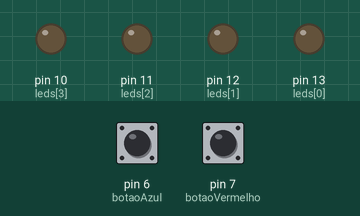
Simulated run of this sketch. Board: Arduino Uno, built with avr-gcc and run on an emulated ATmega328P. Shown: output pins drawn as LEDs (lit = HIGH). Dashed ring = blinking. Inputs (shaded band) come from the test bench; at power-on: pin 7 (botaoVermelho) HIGH, pin 6 (botaoAzul) HIGH.

Above: at 1.2 s.
1.3 s: pin 7 (botaoVermelho) pulled LOW for 0.15 s
At 1.65 s:
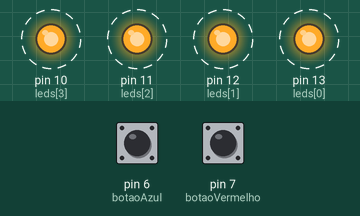
4.3 s: pin 6 (botaoAzul) pulled LOW for 1 s
At 5.4 s:
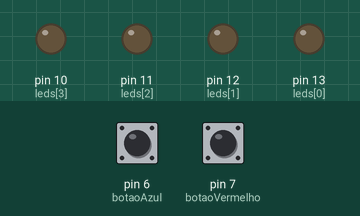
6.8 s: pin 7 (botaoVermelho) pulled LOW for 1 s
At 7.05 s:
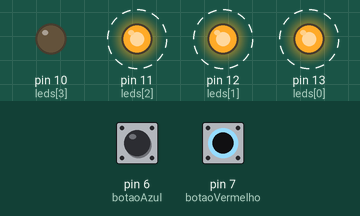
9.8 s: pin 6 (botaoAzul) pulled LOW for 3.2 s
At 10.8 s:
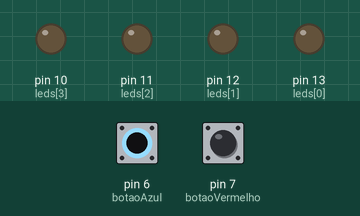
Timing chart, 0 to 12.8 s (numbered marks = the images above; inputs shaded):
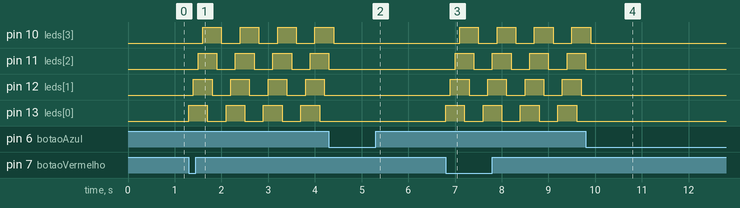

The sketch:

sketch_1.ino
```cpp
/**
  Roda de luzes

  @author Pedro Serer <pedrotiserer@hotmail.com>
  @version 1.0.0
*/

int leds[4]        = {13, 12, 11, 10};
int botaoVermelho  = 7;
int botaoAzul      = 6;
int botao1         = 0;
int botao2         = 0;
int i;

/**
  As variáveis das portas usadas no arduíno sendo percorridas
  pelo vetor, então os LED's de entrada estão no vetor.
*/
void setup()
{
  for(i=0; i<leds[i]; i++){
    pinMode(leds[i], OUTPUT);
  }

  pinMode(botaoVermelho, INPUT);
  pinMode(botaoAzul, INPUT);
}

/**
  Pega o valor do botão de ligar(vermelho) e verifica se foi pressionado,
  então se a condição for verdadeira inicia um loop infinito parando o segmento
  da função LOOP(). Ele percorre vetores para determinar quais LED's estarão
  acesos. No inicio do looping verifico sempre se o botão desligar(azul) foi
  pressionado, este sendo pressionado sai do laço retornando ao inicio da
  função principal apagando os LED's.
*/

void loop()
{
  botao1 = digitalRead(botaoVermelho);

  if(botao1 == 0)
  {
    for(;;)
    {
      botao2 = digitalRead(botaoAzul);
      if(botao2 == 0){break;}

      for(i=0; i<leds[i]; i++)
      {
        digitalWrite(leds[i], 1);
        delay(100);
      }

      for(i=0; i<leds[i]; i++)
      {
        digitalWrite(leds[i], 0);
        delay(100);
      }
    }
  }
}
```

Measured:
- after the input at 1.3 s, pin 10 (leds[3]): alternates HIGH for 0.40 s and LOW for 0.40 s, starting after 0.30 s; pin 11 (leds[2]): alternates HIGH for 0.40 s and LOW for 0.40 s, starting after 0.20 s
- after the input at 4.3 s, pin 10 (leds[3]): goes on until 4.4 s, then stays LOW; pin 11 (leds[2]): goes on until 4.3 s, then stays LOW; pin 12 (leds[1]), pin 13 (leds[0]): stops changing and stays LOW
- after the input at 6.8 s, pin 10 (leds[3]): alternates HIGH for 0.40 s and LOW for 0.40 s, starting after 0.30 s; pin 11 (leds[2]): alternates HIGH for 0.40 s and LOW for 0.40 s, starting after 0.20 s
- after the input at 9.8 s, pin 10 (leds[3]): goes on until 9.9 s, then stays LOW; pin 11 (leds[2]): goes on until 9.8 s, then stays LOW; pin 12 (leds[1]), pin 13 (leds[0]): stops changing and stays LOW
